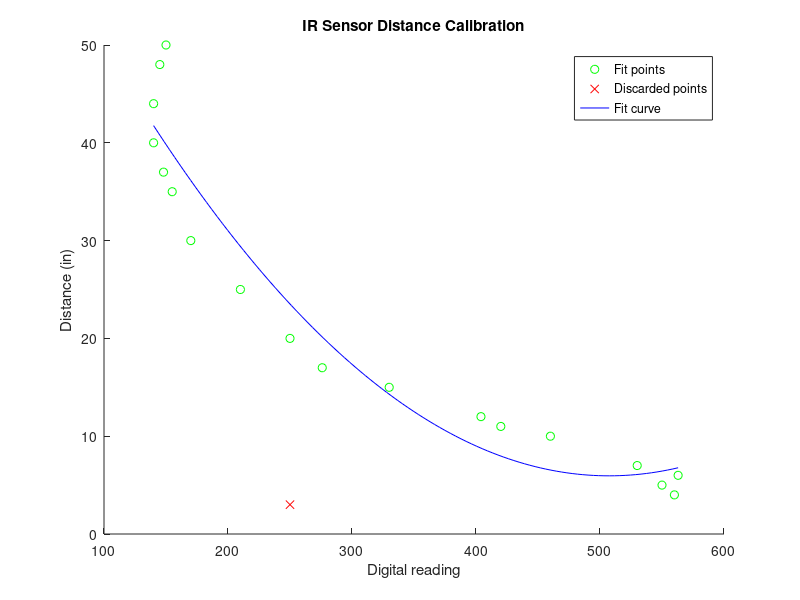

Here is the MATLAB script that generated this plot:
% Calibration data (put points to ignore at beginning)
y = [3 4 5 10 20 30 15 25 40 12 6 7 11 17 35 50 37 48 44];
x = [250 560 550 460 250 170 330 210 140 404 563 530 420 276 155 150 148 145 140];

% Split into points to ignore (out of sensor range) and points to use
x_dirty = x(1);
y_dirty = y(1);
x_clean = x(2:end);
y_clean = y(2:end);

% Prep the figure
figure(1); clf; hold on;
title('IR Sensor Distance Calibration');
ylabel('Distance (in)');
xlabel('Digital reading');

% Plot the points
plot(x_clean, y_clean, 'go');
plot(x_dirty, y_dirty, 'rx');

% Fit a parabola
parab_coeffs = polyfit(x_clean, y_clean, 2);

% Plot the parabola
parab_x = linspace(min(x_clean), max(x_clean))';
parab_A = [parab_x.^2 parab_x ones(length(parab_x),1)];
parab_y = parab_A * parab_coeffs';
plot(parab_x, parab_y, 'b');

% Add a legend
legend('Fit points', 'Discarded points', 'Fit curve');